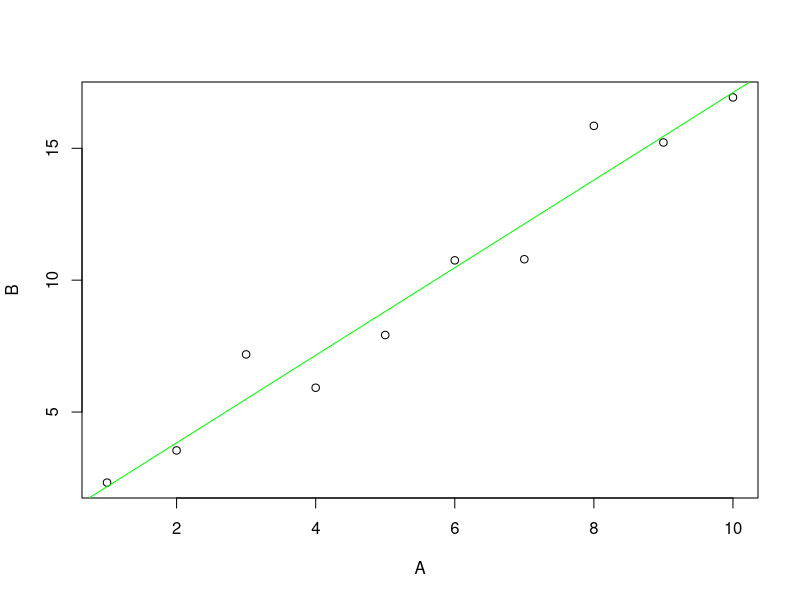
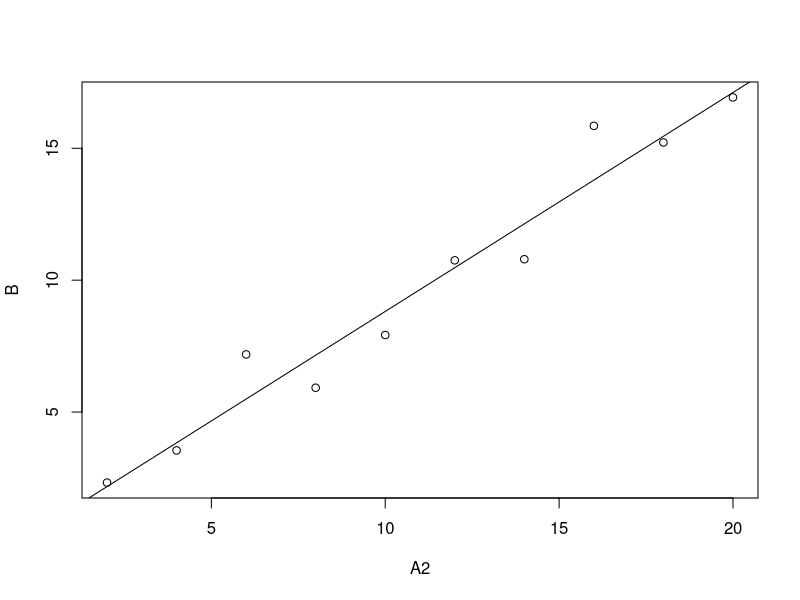
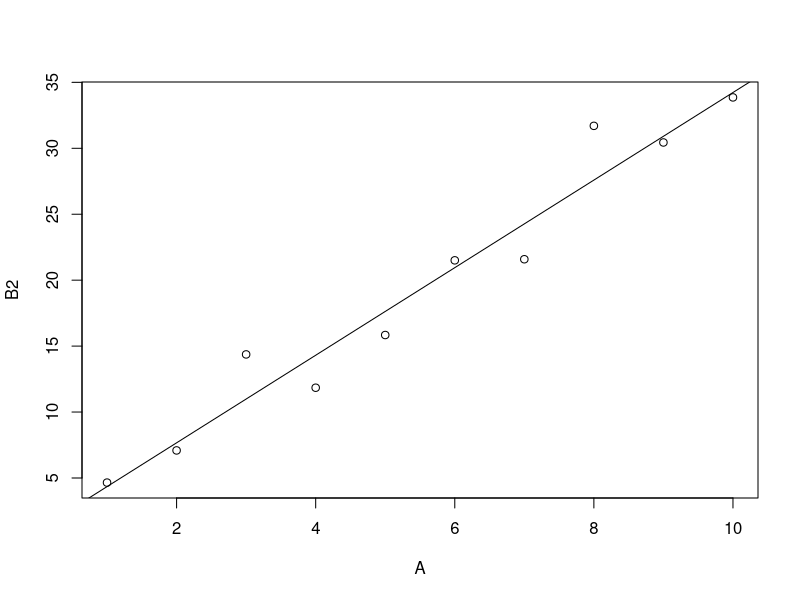
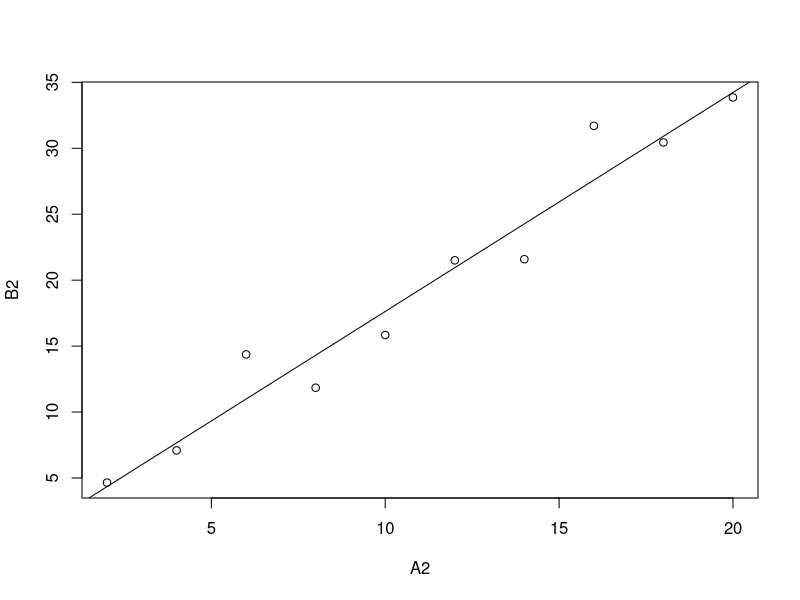

Generate these figures, in order, with R:
## ---- chunk 1
set.seed(441)
A <- 1:10
e <-  rnorm(10, 0, 1)
B <- 2*A - 1 + e
(b_1 <- cor(A, B)*sd(B)/ sd(A))
(b_0 <- mean(B)-b_1*mean(A))
## ---- chunk 2
lm <- lm(B~A)
summary(lm)
## ---- chunk 3
anova(lm)
## ---- chunk 4
(TSS <- 227.405 + 11.476)
(r_square <- 227.405 / TSS)
## ---- chunk 5
plot(A, B) # plots the points
abline(a=coef(lm)[1], b=coef(lm)[2], col = "green")
#abline(lm, col = "blue")
## ---- chunk 6
#Answer:
A2  <- 2*A
lm2 <- lm(B~A2)
summary(lm2)
anova(lm2)
## ---- chunk 7
plot(A2, B) # plots the points
abline(a=coef(lm2)[1], b=coef(lm2)[2])
## ---- chunk 8
#Answer:
B2 <- 2*B
lm3 <- lm(B2~A)
summary(lm3)
anova(lm3)
## ---- chunk 9
plot(A, B2) # plots the points
abline(a=coef(lm3)[1], b=coef(lm3)[2])
## ---- chunk 10
#Answer:
lm4 <- lm(B2 ~ A2)
summary(lm4)
anova(lm4)
## ---- chunk 11
plot(A2, B2) # plots the points
abline(a=coef(lm4)[1], b=coef(lm4)[2])
